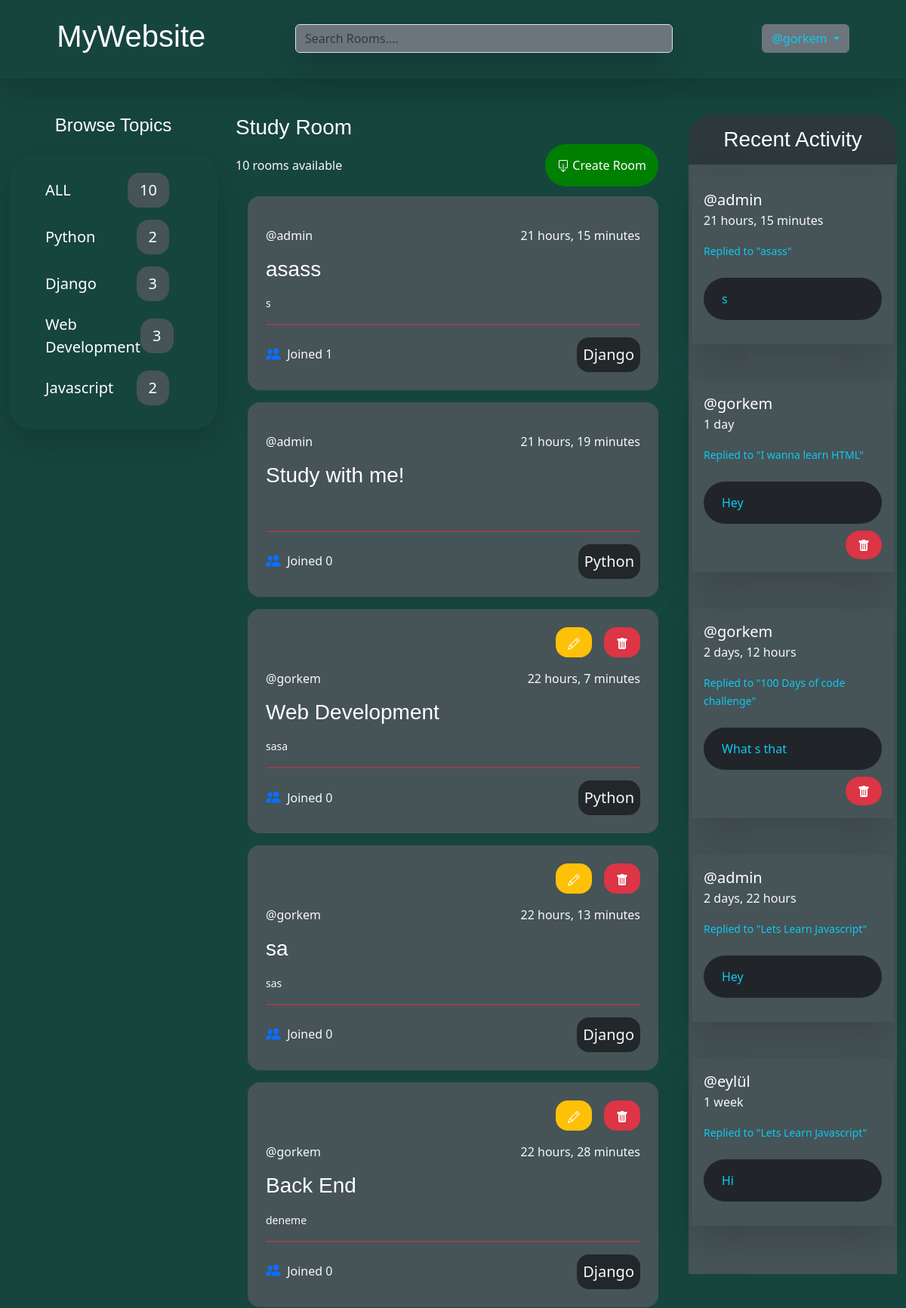
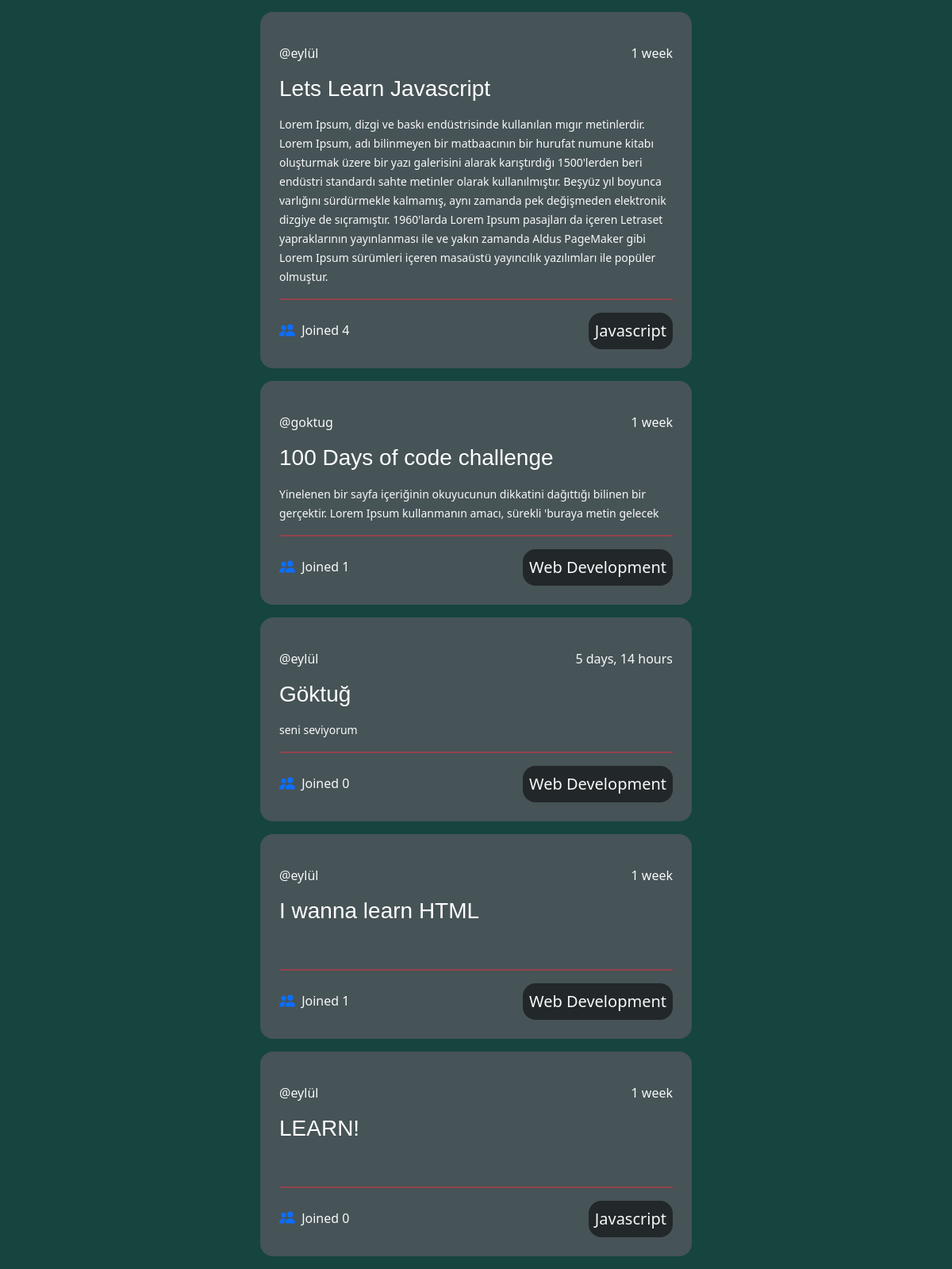
Screenshot of / (signed in) with the database file from the repository (2 pictures, top to bottom).
### base/models.py (models this page shows, shortened)
class Topic(models.Model):
    name = models.CharField(max_length=200)

class Room(models.Model):
    host = models.ForeignKey(User, on_delete=models.SET_NULL, null=True)
    topic = models.ForeignKey(Topic, on_delete=models.SET_NULL, null=True)
    name = models.CharField(max_length=200)
    description = models.TextField(null=True, blank=True)
    participants = models.ManyToManyField(User, related_name='participants',blank=True)
    updated = models.DateTimeField(auto_now=True)
    created = models.DateTimeField(auto_now_add=True)
    class Meta:
        ordering = ['-updated','-created']
    def __str__(self):
        return self.name

class Message(models.Model):
    user = models.ForeignKey(User, on_delete=models.CASCADE)
    room = models.ForeignKey(Room, on_delete=models.CASCADE)
    body = models.TextField()
    updated = models.DateTimeField(auto_now=True)
    created = models.DateTimeField(auto_now_add=True)
    class Meta:
        ordering = ['-updated','-created']

### base/views.py (the view)
# urls.py: path('',views.home,name="home"),
def home(request):
    q = request.GET.get('q') if request.GET.get('q') != None else ''
    all_rooms = Room.objects.all().count()
    rooms = Room.objects.filter(
        Q(topic__name__icontains = q) |
        Q(name__icontains=q) |
        Q(description__icontains=q)
        )
    topics = Topic.objects.all()
    room_messages = Message.objects.filter(Q(room__topic__name__icontains=q))
    context = {
        'rooms':rooms,
        'topics':topics,
        'room_messages':room_messages,
        'all_rooms':all_rooms
               }
    return render(request,'home.html',context)

### templates/home.html
{% extends 'main.html' %}
{% block content %}
    <div class="container-fluid">
        <div class="row ">
            <div class="col-3">
               {% include 'topics_component.html' %}
            </div>
            <div class="col-6">
                <h3>Study Room</h3>
                {% include 'feed_component.html' %}
            </div>
            <div class="col-3">
                {% include 'activity_component.html' %}
            </div>
        </div>
    </div>
{% endblock %}

### templates/navbar.html (shortened to what this page needs)
    <div class="d-flex justify-content-around shadow-lg p-3 mb-5 w-100 mb-3 py-4">
        <div>
            <a href="{% url 'home' %}">
                <h1>MyWebsite</h1>
            </a>
        </div>
        <div class="mt-2">
            <form method="GET" action="{% url 'home' %}" class="search" >
                <input class="form-control bg-secondary text-light shadow-lg " type="text" name="q" placeholder="Search Rooms...." style="width: 500px;">
            </form>
        </div>
        <div class="mt-2">
            {% if request.user.is_authenticated %}
            <div class="dropdown">
                <button class="btn btn-secondary dropdown-toggle text-info" type="button" data-bs-toggle="dropdown" aria-expanded="false">
                    @{{request.user}}
                </button>
            </div>
            {% else %}
            <div class="fs-5 btn  btn-secondary">
                <a href="{% url 'login' %}" >Login</a>
            </div>
            {% endif %}
        </div>
    </div>

### templates/topics_component.html (shortened to what this page needs)
<!DOCTYPE html>
<html lang="en">
<head>
</head>
<body>
    <h4 class="text-center mb-4 ">Browse Topics</h4>
    <div class="shadow-lg p-3 mb-5  rounded pt-4 rounded-5 ">
        <ul class="">
            <li class="" style=" list-style-type:none;">
                <a href="{% url 'home' %}" class="d-flex justify-content-between align-items-center fs-5">ALL <span id="span_count" class="text-center me-5 px-3 py-2 rounded-4">{{all_rooms}}</span></a>
            </li>
        </ul>
        {% for topic in topics %}
        <ul>
            <li  style=" list-style-type:none;">
                <a href="{% url 'home' %}?q={{topic.name}}" class="d-flex justify-content-between align-items-center fs-5 mt-3">{{topic.name}} <span id="span_count"  class="text-center me-5 px-3 py-2 rounded-4">{{topic.room_set.all.count}}</span></a>
            </li>
        </ul>
        {% endfor %}
    </div>
</body>
</html>

### templates/feed_component.html (shortened to what this page needs)
        <div class="w-100 d-flex justify-content-between mb-3 align-items-center " style="height: 50px;">
            <p class="text-light text-center mt-3">{{rooms.all.count}} rooms available</p>
            <a href="{% url 'create-room'%}" style="background-color: green;" class="p-3  rounded-5 me-3">
                 Create Room
            </a>
        </div>
        {% for room in rooms %}
            <div id="rooms" class="p-4 m-3 rounded-4">
                <div class="d-flex justify-content-end mb-3">
                    {% if request.user == room.host %}
                        <a href="{% url 'update-room' room.id %}" class="me-3 p-2 px-3 bg-warning rounded-4"></a>
                        <a href="{% url 'delete-room' room.id %}" class="p-2 px-3 bg-danger rounded-4"></a>
                    {% endif %}
                </div>
                <div class="d-flex justify-content-between align-items-center">
                    <a href="{% url 'user-profile' room.host.id %}" class="fs-6  text-center text-light">@{{room.host.username}}</a>
                    <span class="text-center text-light fs-6">{{room.created|timesince}}</span>
                </div>
                <div class="my-3">
                    <h3><a href="{% url 'room' room.id %}">{{room.name}}</a></h3>
                </div>
                <div>
                    <small class="text-light ">{{room.description}}</small><br>
                </div>
                <hr class="border border-danger border-1 opacity-50">
                <div class="d-flex justify-content-between align-items-center">
                    <span class="text-light">
                        Joined
                      {{room.participants.count}}
                    </span>
                    <span class="fs-5 text-light  p-2 rounded-4" style="background-color: #222729;">{{room.topic.name}}</span>
                </div>
            </div>
        {% endfor %}

### templates/activity_component.html (shortened to what this page needs)
<!DOCTYPE html>
<html lang="en">
<head>
</head>
<body>
        <div style="background-color: #2c383b;" class="p-2 rounded-bottom rounded-5 ">
            <h3 class="text-center mt-2">Recent Activity</h3>
        </div>
        <div style="background-color:#465357;" class=" py-3 ">
                {% for message in room_messages %}
                    <div class="shadow-lg p-3 mb-5 mx-1 mb-3 ">
                        <div>
                            <small class=""><a href="{% url 'user-profile' message.user.id %}" class="fs-5 me-5 mb-3">@{{message.user}}</a><br><p class="text-light fs-6">{{message.created|timesince}}</p></small>
                        </div>
                        <div>
                            <small class="text-info">Replied to "{{message.room}}"</small>
                        </div>
                        <div >
                            <p class="text-info bg-dark p-3 ps-4 mt-4 rounded-5">{{message.body}}</p>
                        </div>
                        <div class=" mt-3 mb-2  text-end">
                            {% if request.user == message.user %}
                                <a href="{% url 'delete-message' message.id %}" class="p-2 px-3 bg-danger rounded-5"></a>
                            {% endif %}
                        </div>
                    </div>
                {% endfor %}
        </div>
</body>
</html>

### static/css/main.css (style rules this page uses)
body { background-color: #222729; }
a { text-decoration: none; color: white; }
h1,h2,h3,h4,h5 { font-family: 'REM', sans-serif; color: white; }
#span_count { background-color: #465357; }
#rooms { background-color:#465357; }

### rows the page displays
Topic: name "Python", room_set.all.count "2"
Topic: name "Django", room_set.all.count "3"
Topic: name "Web Development", room_set.all.count "3"
Topic: name "Javascript", room_set.all.count "2"
Room: host.username "admin", created "21 hours, 15 minutes", name "asass", description "s", participants.count "1", topic.name "Django"
Room: host.username "admin", created "21 hours, 19 minutes", name "Study with me!", participants.count "0", topic.name "Python"
Room: host.username "gorkem", created "22 hours, 7 minutes", name "Web Development", description "sasa", participants.count "0", topic.name "Python"
Room: host.username "gorkem", created "22 hours, 13 minutes", name "sa", description "sas", participants.count "0", topic.name "Django"
Room: host.username "gorkem", created "22 hours, 28 minutes", name "Back End", description "deneme", participants.count "0", topic.name "Django"
Room: host.username "eylül", created "1 week", name "Lets Learn Javascript", description "Lorem Ipsum, dizgi ve baskı endüstrisinde kullanılan mıgır metinlerdir. Lorem Ipsum, adı bilinmeyen bir matbaacının bir hurufat numune kitabı oluşturmak üzere bir yazı galerisini alarak karıştırdığı 1500'lerden beri endüstri standardı sahte metinler olarak kullanılmıştır. Beşyüz yıl boyunca varlığını sürdürmekle kalmamış, aynı zamanda pek değişmeden elektronik dizgiye de sıçramıştır. 1960'larda Lorem Ipsum pasajları da içeren Letraset yapraklarının yayınlanması ile ve yakın zamanda Aldus PageMaker gibi Lorem Ipsum sürümleri içeren masaüstü yayıncılık yazılımları ile popüler olmuştur.", participants.count "4", topic.name "Javascript"
Room: host.username "goktug", created "1 week", name "100 Days of code challenge", description "Yinelenen bir sayfa içeriğinin okuyucunun dikkatini dağıttığı bilinen bir gerçektir. Lorem Ipsum kullanmanın amacı, sürekli 'buraya metin gelecek", participants.count "1", topic.name "Web Development"
Room: host.username "eylül", created "5 days, 14 hours", name "Göktuğ", description "seni seviyorum", participants.count "0", topic.name "Web Development"
Room: host.username "eylül", created "1 week", name "I wanna learn HTML", participants.count "1", topic.name "Web Development"
Room: host.username "eylül", created "1 week", name "LEARN!", participants.count "0", topic.name "Javascript"
Message: user "admin", created "21 hours, 15 minutes", room "asass", body "s"
Message: user "gorkem", created "1 day", room "I wanna learn HTML", body "Hey"
Message: user "gorkem", created "2 days, 12 hours", room "100 Days of code challenge", body "What s that"
Message: user "admin", created "2 days, 22 hours", room "Lets Learn Javascript", body "Hey"
Message: user "eylül", created "1 week", room "Lets Learn Javascript", body "Hi"

### other values shown
{{ request.user }} "gorkem"
{{ all_rooms }} "10"
{{ rooms.all.count }} "10"
